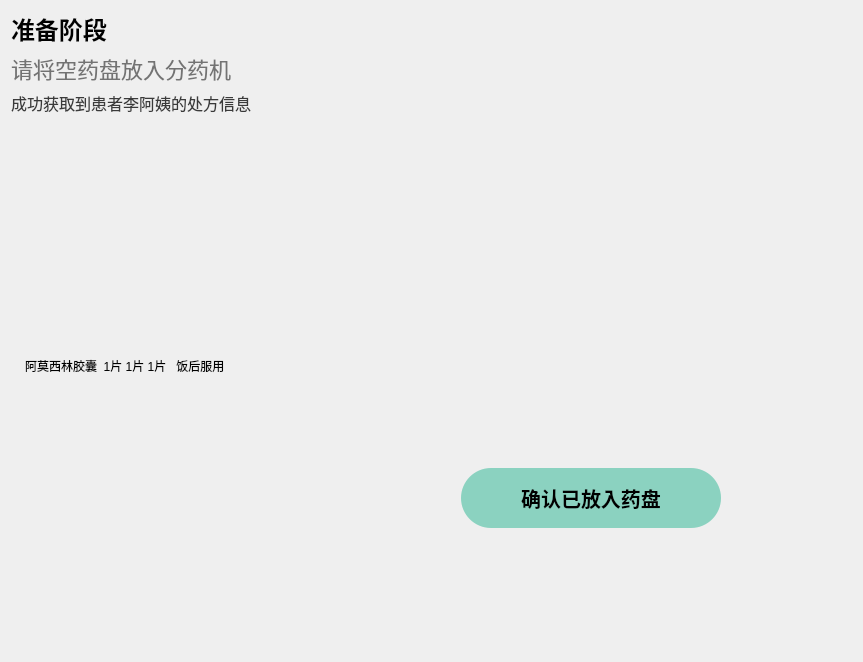
      <widget class="QWidget" name="rx_page">
       <layout class="QGridLayout" name="gridLayout_7">
        <item row="0" column="0" colspan="2">
         <layout class="QHBoxLayout" name="horizontalLayout_8">
          <item>
           <layout class="QVBoxLayout" name="verticalLayout_5">
            <item>
             <widget class="QLabel" name="txt_period_in_rx">
              <property name="styleSheet">
               <string notr="true">QLabel {
    color: #000;
    font-family: &quot;Microsoft YaHei&quot;;
    font-size: 24px;
    font-style: normal;
    font-weight: 700;   /* Bold */
}
</string>
              </property>
              <property name="text">
               <string>准备阶段</string>
              </property>
             </widget>
            </item>
            <item>
             <widget class="QLabel" name="txt_guide_in_rx">
              <property name="styleSheet">
               <string notr="true">QLabel {
    color: #737373;
    font-family: &quot;Microsoft YaHei&quot;;
    font-size: 22px;
    font-style: normal;
    font-weight: 400;   /* Normal */
}
</string>
              </property>
              <property name="text">
               <string>请将空药盘放入分药机                                                                                     </string>
              </property>
             </widget>
            </item>
            <item>
             <widget class="QLabel" name="txt_load_prescription_info">
              <property name="styleSheet">
               <string notr="true">QLabel {
    color: #3A3A3A;
    font-family: &quot;Microsoft YaHei&quot;;
    font-size: 16px;
    font-style: normal;
    font-weight: 400;   /* Normal */
}</string>
              </property>
              <property name="text">
               <string>成功获取到患者李阿姨的处方信息</string>
              </property>
              <property name="alignment">
               <set>Qt::AlignLeading|Qt::AlignLeft|Qt::AlignVCenter</set>
              </property>
             </widget>
            </item>
           </layout>
          </item>
          <item>
           <spacer name="horizontalSpacer_20">
            <property name="orientation">
             <enum>Qt::Horizontal</enum>
            </property>
            <property name="sizeHint" stdset="0">
             <size>
              <width>40</width>
              <height>20</height>
             </size>
            </property>
           </spacer>
          </item>
         </layout>
        </item>
        <item row="1" column="1">
         <spacer name="verticalSpacer_10">
          <property name="orientation">
           <enum>Qt::Vertical</enum>
          </property>
          <property name="sizeHint" stdset="0">
           <size>
            <width>20</width>
            <height>65</height>
           </size>
          </property>
         </spacer>
        </item>
        <item row="2" column="1" rowspan="2">
         <layout class="QHBoxLayout" name="horizontalLayout_7">
          <item>
           <widget class="QLabel" name="txt_rx_detail">
            <property name="minimumSize">
             <size>
              <width>360</width>
              <height>360</height>
             </size>
            </property>
            <property name="maximumSize">
             <size>
              <width>360</width>
              <height>360</height>
             </size>
            </property>
            <property name="text">
             <string>阿莫西林胶囊  1片 1片 1片   饭后服用</string>
            </property>
            <property name="textFormat">
             <enum>Qt::MarkdownText</enum>
            </property>
           </widget>
          </item>
          <item>
           <layout class="QVBoxLayout" name="verticalLayout_3">
            <item>
             <widget class="QLabel" name="label_3">
              <property name="styleSheet">
               <string notr="true">QLabel
{
    min-width: 400px;
    max-width: 400px;
    min-height: 240px;
    max-height: 240px;

}</string>
              </property>
              <property name="text">
               <string/>
              </property>
              <property name="pixmap">
               <pixmap resource="images.qrc">:/images/img_put_in_tray_guide.png</pixmap>
              </property>
              <property name="scaledContents">
               <bool>true</bool>
              </property>
             </widget>
            </item>
            <item>
             <layout class="QHBoxLayout" name="horizontalLayout_6">
              <item>
               <spacer name="horizontalSpacer_18">
                <property name="orientation">
                 <enum>Qt::Horizontal</enum>
                </property>
                <property name="sizeHint" stdset="0">
                 <size>
                  <width>40</width>
                  <height>20</height>
                 </size>
                </property>
               </spacer>
              </item>
              <item>
               <widget class="QPushButton" name="btn_start_dispensing">
                <property name="styleSheet">
                 <string notr="true">QPushButton {
    min-width: 260px;
    min-height: 60px;
    max-width: 260px;
    max-height: 60px;

    background-color: #8BD2C0;      /* 背景色 */
    border-radius: 30px;            /* 圆角 */

    color: #000;                    /* 文字颜色 */
    font-family: &quot;Microsoft YaHei&quot;;
    font-size: 20px;
    font-style: normal;
    font-weight: 500;
}

/* 鼠标悬停 */
QPushButton:hover {
    background-color: #7CC9B3;  /* 稍深一点的绿色 */
}

/* 鼠标按下 */
QPushButton:pressed {
    background-color: #6BBFA5;  /* 更深一点的绿色 */
}
</string>
                </property>
                <property name="text">
                 <string>确认已放入药盘</string>
                </property>
               </widget>
              </item>
              <item>
               <spacer name="horizontalSpacer_19">
                <property name="orientation">
                 <enum>Qt::Horizontal</enum>
                </property>
                <property name="sizeHint" stdset="0">
                 <size>
                  <width>40</width>
                  <height>20</height>
                 </size>
                </property>
               </spacer>
              </item>
             </layout>
            </item>
           </layout>
          </item>
         </layout>
        </item>
        <item row="5" column="1">
         <spacer name="verticalSpacer_9">
          <property name="orientation">
           <enum>Qt::Vertical</enum>
          </property>
          <property name="sizeHint" stdset="0">
           <size>
            <width>20</width>
            <height>65</height>
           </size>
          </property>
         </spacer>
        </item>
        <item row="3" column="2">
         <spacer name="horizontalSpacer_21">
          <property name="orientation">
           <enum>Qt::Horizontal</enum>
          </property>
          <property name="sizeHint" stdset="0">
           <size>
            <width>61</width>
            <height>20</height>
           </size>
          </property>
         </spacer>
        </item>
        <item row="2" column="0">
         <spacer name="horizontalSpacer_22">
          <property name="orientation">
           <enum>Qt::Horizontal</enum>
          </property>
          <property name="sizeHint" stdset="0">
           <size>
            <width>4</width>
            <height>20</height>
           </size>
          </property>
         </spacer>
        </item>
        <item row="4" column="1">
         <spacer name="verticalSpacer_13">
          <property name="orientation">
           <enum>Qt::Vertical</enum>
          </property>
          <property name="sizeHint" stdset="0">
           <size>
            <width>20</width>
            <height>40</height>
           </size>
          </property>
         </spacer>
        </item>
       </layout>
      </widget>
